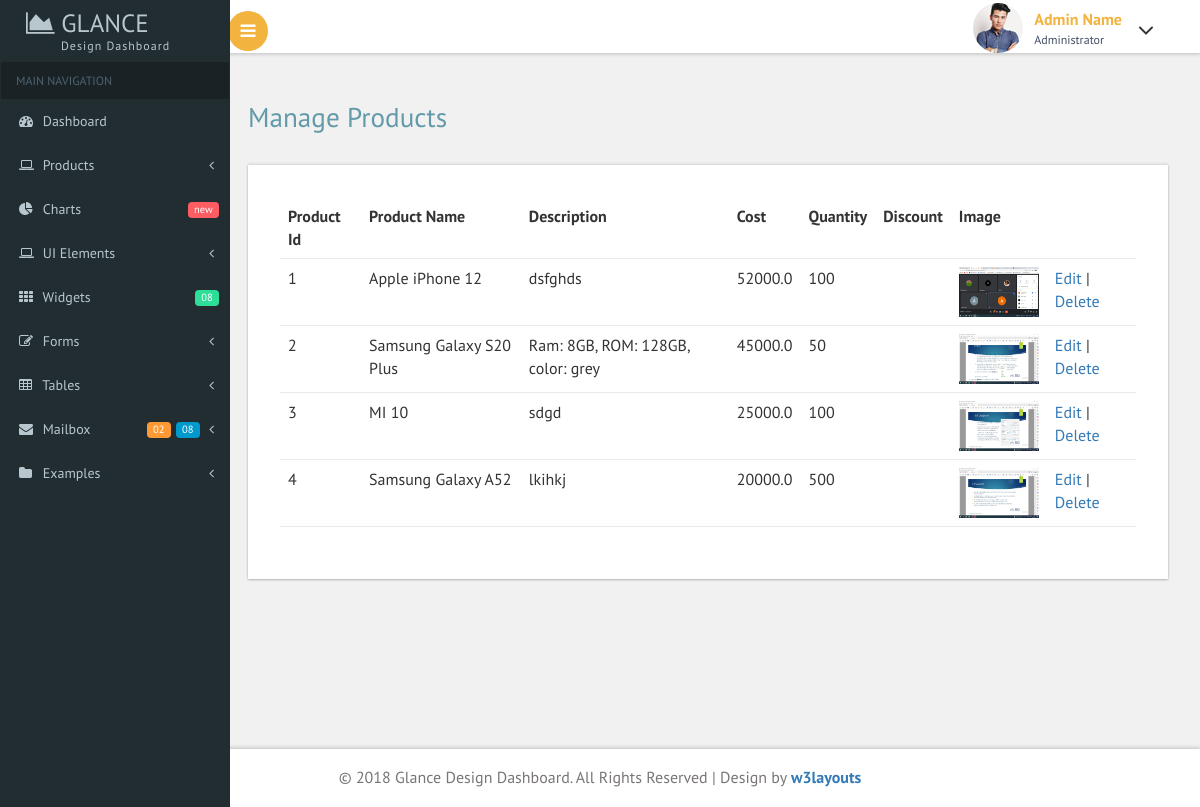
The page /seller/manage-products/ (signed in) on the database its author committed.
### seller/models.py (models this page shows, shortened)
class Product(models.Model):
    seller = models.ForeignKey(SellerUser,on_delete=models.CASCADE)  # Foreignkey
    name = models.CharField(max_length=50)
    des = models.TextField()
    price = models.FloatField()
    quantity = models.IntegerField(default=0)
    pic = models.FileField(upload_to='products',default='avatar.png')
    discount = models.IntegerField()

### seller/views.py (the view)
# urls.py: path('manage-products/',views.manage_products,name='manage-products'),
def manage_products(request):
    uid=SellerUser.objects.get(email=request.session['seller'])
    product=Product.objects.filter(seller=uid) # returns list of objects
    return render(request,'manage-products.html',{'uid':uid,'productlist':product})

### seller/templates/manage-products.html
{% extends 'seller-header.html' %}
{% load static %}
{% block content %}
<div class="main-page">
    <br>
    <div clas="row">
        <h3 class="title1">Manage Products</h3>
        <div class="form-three widget-shadow">
            <table class="table">
                <tr>
                    <th>Product Id</th>
                    <th>Product Name</th>
                    <th>Description</th>
                    <th>Cost</th>
                    <th>Quantity</th>
                    <th>Discount</th>
                    <th>Image</th>
                    <th></th>
                </tr>
                {% for item in productlist %}
                <tr>
                    <td>{{item.id}}</td>
                    <td>{{item.name}}</td>
                    <td>{{item.des}}</td>
                    <td>{{item.price}}</td>
                    <td>{{item.quantity}}</td>
                    <td>{{item.Discount}}</td>
                    <td><img src='{{item.pic.url}}' height="50" width="80" /> </td>
                    <td>
                        <a href="{% url 'edit-product' item.id %}">Edit</a> |
                        <a href="{% url 'delete-product' item.id %}">Delete</a>
                    </td>
                </tr>
                {% endfor %}
            </table>
        </div>
    </div>
</div>
{% endblock %}

### rows shown on the page
Product: id "1", name "Apple iPhone 12", des "dsfghds", price "52000.0", quantity "100", pic (picture)
Product: id "2", name "Samsung Galaxy S20 Plus", des "Ram: 8GB, ROM: 128GB, color: grey", price "45000.0", quantity "50", pic (picture)
Product: id "3", name "MI 10", des "sdgd", price "25000.0", quantity "100", pic (picture)
Product: id "4", name "Samsung Galaxy A52", des "lkihkj", price "20000.0", quantity "500", pic (picture)
